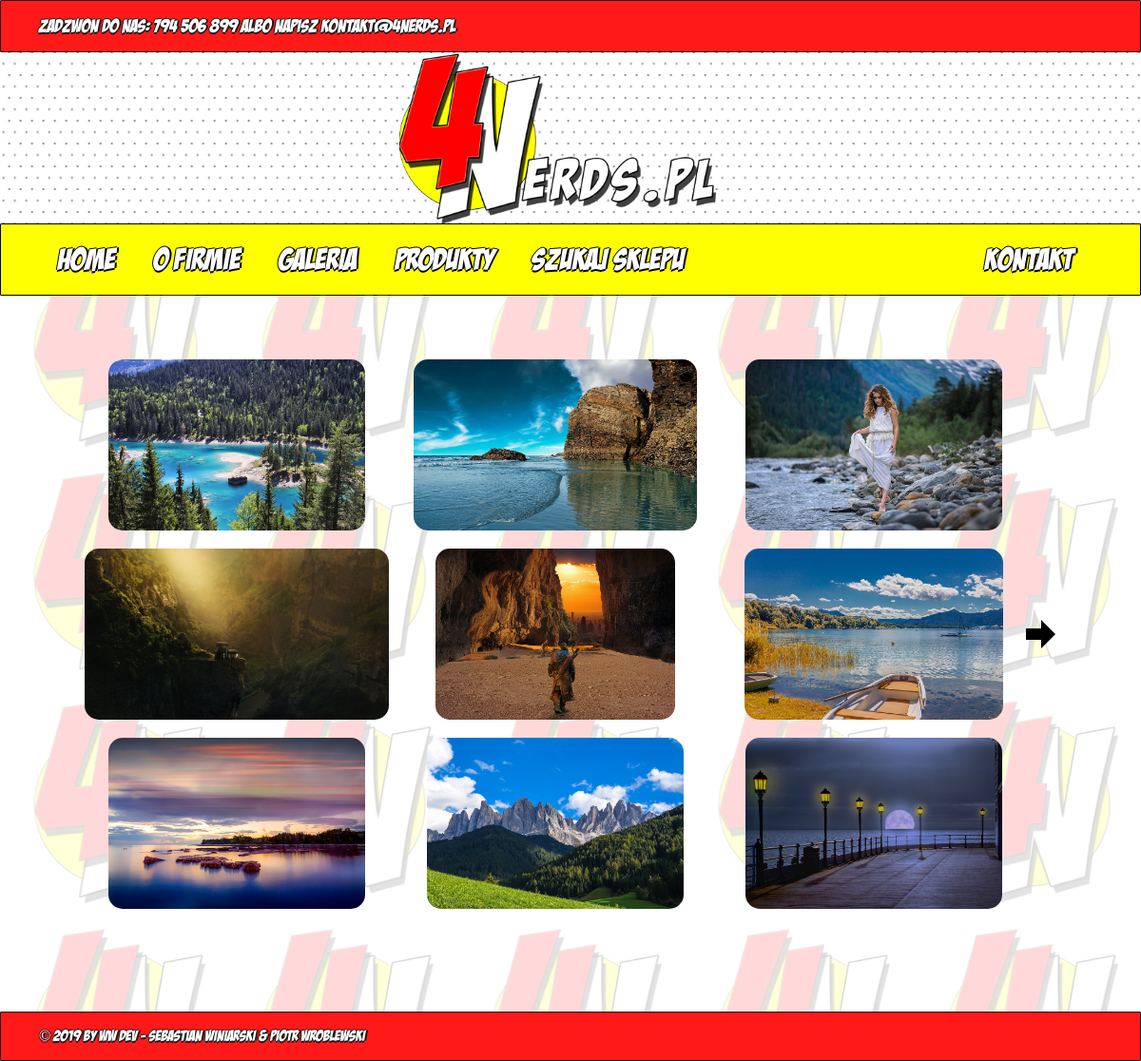
/gallery.php, run on the app's committed database.
### tables this page shows
CREATE TABLE `tekst` (
  `name` varchar(200) NOT NULL,
  `text` text NOT NULL
);

CREATE TABLE `linking` (
  `name` varchar(200) NOT NULL,
  `source` varchar(200) NOT NULL,
  `class` varchar(100) DEFAULT NULL
);

CREATE TABLE `galeria` (
  `name` varchar(20) NOT NULL,
  `description` text,
  `link` varchar(200) NOT NULL,
  `ID` int(11) NOT NULL
);

### database files/db_connect.php (the view, shortened to what this page needs)
<?php
class DB_COMMUNICATION{
    private $pdo;
    private $db_host = 'localhost';
    private $db_name = '4nerds';
    private $db_user = 'root';
    private $db_pass = '';
    public function __construct(){
        try{
            $db_host = $this->db_host;
            $db_name = $this->db_name;
            $db_user = $this->db_user;
            $db_pass = $this->db_pass;
            $dsn = 'mysql:host=' . $db_host . ';dbname=' . $db_name . ";charset=utf8";
            $pdo = new PDO($dsn, $db_user, $db_pass);
            $this->pdo = $pdo;
        } catch(PDOException $e) {
            echo $e->getMessage();
        }
    }
    public function show_gallery_images(){
        $pdo = $this->pdo;
        $query = $pdo->prepare('SELECT * FROM galeria');
        $query->execute();
        $totalItems = count($query->fetchAll());
        $maxItems = 9;
        $pages = ceil($totalItems / $maxItems);
        if(isset($_GET['currentpage']) && is_numeric($_GET['currentpage'])){
            $currentpage = (int)$_GET['currentpage'];
        } else {
            $currentpage = 1;
        }
        $offset = ($currentpage - 1) * 9;
        $limit= 9;
        $query = $pdo->prepare('SELECT * FROM galeria LIMIT :first, :limit');
        $query->bindParam(':first', $offset, PDO::PARAM_INT);
        $query->bindParam(':limit', $limit, PDO::PARAM_INT);
        $query->execute();
        $results = $query->fetchAll();
        echo '<div class="img-container">';
        foreach($results as $row){
            echo '<div id="'.$row['ID'].'">';
            echo '<img src="'.$row['link'].'" alt="'.$row['name'].'"  class="image-display"/>';
            echo '</div>';
        }
        echo '</div>';
        if($currentpage != $pages){
            $next = $currentpage + 1;
            echo '<a href="?currentpage='.$next.'"><img src="images/arrow-right.svg"></a>';
        }
    }
    public function show_text($text_name){
        $pdo = $this->pdo;
        $query = $pdo->prepare('SELECT * FROM tekst WHERE name=:name');
        $query->bindParam(':name', $text_name, PDO::PARAM_STR);
        $query->execute();
        $row = $query->fetch();
        echo $row['text'];
    }
    public function show_link($link_name){
        $pdo = $this->pdo;
        $query = $pdo->prepare('SELECT * FROM linking WHERE name=:name');
        $query->bindParam(':name', $link_name, PDO::PARAM_STR);
        $query->execute();
        $row = $query->fetch();
        echo '<li '.(($row['class'] != NULL)?'class="'.$row['class'].'"':"").'><a href="'.$row['source'].'">'.$row['name'].'</a></li>';
    }
}
?>

### css/navstyle.css (style rules this page uses)
body { margin: 0 auto; }
li { padding: 20px; }
.right-elem { margin-left: auto; padding-right: 30px; }
a { text-align: center; text-decoration: none; color: white; }
header { background-color:#ff0000; opacity: 0.9; padding: 16px; font-size: 1.2em; padding-left: 40px; padding-right: 40px; margin: 0; text-shadow: -1px 0 black, 0 2px black, 2px 0 black, 0 -1px black; font-family: 'badaboom_bbregular'; color: white; border-radius: 1px; border: 1px solid black; }

### css/gallery_style.css (style rules this page uses)
.img-container img { max-height: 240px; width: auto; }
.img-container { display: grid; grid-gap: 15px; grid-template-columns: 1fr 1fr 1fr; justify-items: center; }
@media only screen and (max-width: 1280px) { .img-container img { max-height: 180px; width: auto; } }
.image-display { border-radius: 15px; cursor: pointer; transition: 0.5s; }

### data on the page
tekst: text "Zadzwon do nas: 794 506 899 albo napisz kontakt@4nerds.pl"
linking: name "Home"
linking: name "O Firmie"
linking: name "Galeria"
linking: name "Produkty"
linking: name "Szukaj sklepu"
linking: name "Kontakt"
galeria: link (picture)
galeria: link (picture)
galeria: link (picture)
galeria: link (picture)
galeria: link (picture)
galeria: link (picture)
galeria: link (picture)
galeria: link (picture)
galeria: link (picture)
